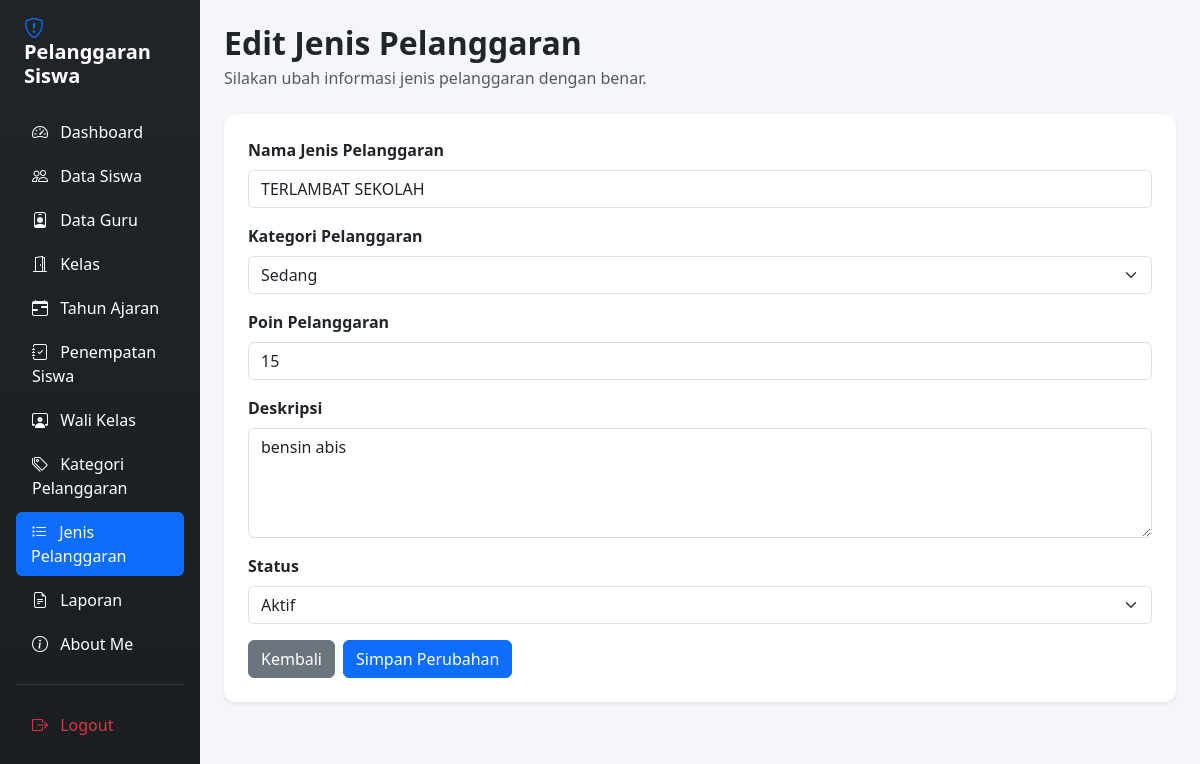
/edit_jenis_pelanggaran.php?id=51 (signed in), run on the app's committed database.
### tables this page shows
CREATE TABLE `t_pelanggaran` (
  `id` int(11) NOT NULL,
  `pelanggaran_kategori_id` int(11) DEFAULT NULL,
  `kode` varchar(30) DEFAULT NULL,
  `nama` varchar(150) DEFAULT NULL,
  `poin` int(11) NOT NULL,
  `deskripsi` text NOT NULL,
  `status_aktif` tinyint(1) NOT NULL,
  `created_at` timestamp NOT NULL DEFAULT current_timestamp(),
  `updated_at` timestamp NOT NULL DEFAULT current_timestamp()
);

CREATE TABLE `t_pelanggaran_kategori` (
  `id` int(11) NOT NULL,
  `nama` varchar(100) DEFAULT NULL,
  `deskripsi` text NOT NULL,
  `status_aktif` tinyint(1) NOT NULL,
  `created_at` timestamp NOT NULL DEFAULT current_timestamp(),
  `updated_at` timestamp NOT NULL DEFAULT current_timestamp()
);

### edit_jenis_pelanggaran.php (the view, shortened to what this page needs)
<?php
include "config/koneksi.php";
$id = (int) $_GET['id'];
$stmt_data = mysqli_prepare(
    $koneksi,
    "SELECT * FROM t_pelanggaran WHERE id = ?"
);
mysqli_stmt_bind_param($stmt_data, "i", $id);
mysqli_stmt_execute($stmt_data);
$query_data = mysqli_stmt_get_result($stmt_data);
$data = mysqli_fetch_assoc($query_data);
$nama = $data['nama'];
$kategori_id = $data['pelanggaran_kategori_id'];
$poin = $data['poin'];
$deskripsi = $data['deskripsi'];
$status = $data['status_aktif'];
$query_kategori = mysqli_query(
    $koneksi,
    "SELECT id, nama
     FROM t_pelanggaran_kategori
     ORDER BY nama ASC"
);
?>
<!DOCTYPE html>
<html lang="id">
<head>
    <link href="https://cdn.jsdelivr.net/npm/bootstrap@5.3.8/dist/css/bootstrap.min.css" rel="stylesheet">
    <link href="https://cdn.jsdelivr.net/npm/bootstrap-icons@1.11.3/font/bootstrap-icons.min.css" rel="stylesheet">
</head>
<body>
<div class="container-fluid">
    <div class="row">
        <div class="col-md-3 col-lg-2 sidebar p-3 min-vh-100">
            <h4 class="text-white mb-4 fw-bold fs-5 px-2">
                <i class="bi bi-shield-exclamation text-primary me-2"></i>
                Pelanggaran Siswa
            </h4>
            <?php if (($_SESSION['role'] ?? '') === 'admin'): ?>
                <ul class="nav nav-pills flex-column gap-1">
                    <li class="nav-item">
                        <a href="dashboard.php" class="nav-link text-white">
                            <i class="bi bi-speedometer2 me-2"></i> Dashboard
                        </a>
                    </li>
                    <li class="nav-item">
                        <a href="data_siswa.php" class="nav-link text-white">
                            <i class="bi bi-people me-2"></i> Data Siswa
                        </a>
                    </li>
                    <li class="nav-item">
                        <a href="data_guru.php" class="nav-link text-white">
                            <i class="bi bi-person-badge me-2"></i> Data Guru
                        </a>
                    </li>
                    <li class="nav-item">
                        <a href="kelas.php" class="nav-link text-white">
                            <i class="bi bi-door-open me-2"></i> Kelas
                        </a>
                    </li>
                    <li class="nav-item">
                        <a href="tahun_ajaran.php" class="nav-link text-white">
                            <i class="bi bi-calendar-range me-2"></i> Tahun Ajaran
                        </a>
                    </li>
                    <li class="nav-item">
                        <a href="penepatan_siswa.php" class="nav-link text-white">
                            <i class="bi bi-journal-check me-2"></i> Penempatan Siswa
                        </a>
                    </li>
                    <li class="nav-item">
                        <a href="wali_kelas.php" class="nav-link text-white">
                            <i class="bi bi-person-workspace me-2"></i> Wali Kelas
                        </a>
                    </li>
                    <li class="nav-item">
                        <a href="kategori_pelanggaran.php" class="nav-link text-white">
                            <i class="bi bi-tags me-2"></i> Kategori Pelanggaran
                        </a>
                    </li>
                    <li class="nav-item">
                        <a href="jenis_pelanggaran.php" class="nav-link active">
                            <i class="bi bi-list-task me-2"></i> Jenis Pelanggaran
                        </a>
                    </li>
                    <li class="nav-item">
                        <a href="laporan.php" class="nav-link text-white">
                            <i class="bi bi-file-earmark-text me-2"></i> Laporan
                        </a>
                    </li>
                    <li class="nav-item">
                        <a href="aboutme.php" class="nav-link text-white">
                            <i class="bi bi-info-circle me-2"></i> About Me
                        </a>
                    </li>
                    <hr class="text-secondary my-3">
                    <li class="nav-item">
                        <a href="logout.php" class="nav-link text-danger">
                            <i class="bi bi-box-arrow-right me-2"></i> Logout
                        </a>
                    </li>
                </ul>
            <?php endif; ?>
        </div>
        <main class="col-md-9 col-lg-10 p-4">
            <h2 class="fw-bold mb-1">
                Edit Jenis Pelanggaran
            </h2>
            <p class="text-muted mb-4">
                Silakan ubah informasi jenis pelanggaran dengan benar.
            </p>
            <div class="card shadow-sm">
                <div class="card-body p-4">
                    <form method="POST" action="">
                        <div class="mb-3">
                            <label for="nama" class="form-label fw-semibold">
                                Nama Jenis Pelanggaran
                            </label>
                            <input
                                type="text"
                                name="nama"
                                id="nama"
                                class="form-control"
                                value="<?= htmlspecialchars($nama, ENT_QUOTES, 'UTF-8'); ?>"
                                required>
                        </div>
                        <div class="mb-3">
                            <label for="pelanggaran_kategori_id" class="form-label fw-semibold">
                                Kategori Pelanggaran
                            </label>
                            <select
                                name="pelanggaran_kategori_id"
                                id="pelanggaran_kategori_id"
                                class="form-select"
                                required>
                                <?php while ($kategori = mysqli_fetch_assoc($query_kategori)): ?>
                                    <option
                                        value="<?= (int) $kategori['id']; ?>"
                                        <?= ((int) $kategori_id === (int) $kategori['id']) ? 'selected' : ''; ?>>
                                        <?= htmlspecialchars($kategori['nama'], ENT_QUOTES, 'UTF-8'); ?>
                                    </option>
                                <?php endwhile; ?>
                            </select>
                        </div>
                        <div class="mb-3">
                            <label for="poin" class="form-label fw-semibold">
                                Poin Pelanggaran
                            </label>
                            <input
                                type="number"
                                name="poin"
                                id="poin"
                                class="form-control"
                                min="0"
                                value="<?= (int) $poin; ?>"
                                required>
                        </div>
                        <div class="mb-3">
                            <label for="deskripsi" class="form-label fw-semibold">
                                Deskripsi
                            </label>
                            <textarea
                                name="deskripsi"
                                id="deskripsi"
                                class="form-control"
                                rows="4"
                                required><?= htmlspecialchars($deskripsi, ENT_QUOTES, 'UTF-8'); ?></textarea>
                        </div>
                        <div class="mb-3">
                            <label for="status_aktif" class="form-label fw-semibold">
                                Status
                            </label>
                            <select
                                name="status_aktif"
                                id="status_aktif"
                                class="form-select"
                                required>
                                <option value="1" <?= ((int) $status === 1) ? 'selected' : ''; ?>>
                                    Aktif
                                </option>
                            </select>
                        </div>
                        <div class="d-flex gap-2">
                            <a href="jenis_pelanggaran.php" class="btn btn-secondary">
                                Kembali
                            </a>
                            <button type="submit" name="update" class="btn btn-primary">
                                Simpan Perubahan
                            </button>
                        </div>
                    </form>
                </div>
            </div>
        </main>
    </div>
</div>
</body>
</html>

### edit_jenis_pelanggaran.php (style rules this page uses)
body { background-color: #f4f6f9; }
.sidebar { background: linear-gradient(180deg, #212529 0%, #1a1e21 100%); }
.nav-link { transition: all 0.3s ease; border-radius: 6px; }
.nav-link:hover, .nav-link.active { background-color: #0d6efd !important; color: white !important; padding-left: 15px; }
.card { border: none; border-radius: 12px; }

### data on the page
t_pelanggaran: nama "TERLAMBAT SEKOLAH", pelanggaran_kategori_id "Sedang", poin "15", deskripsi "bensin abis", status_aktif "Aktif"
